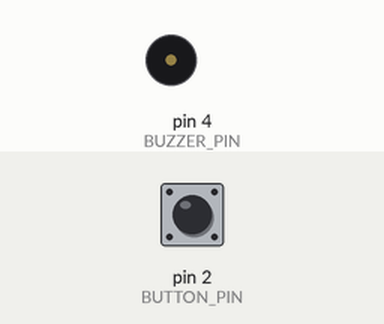
Recording of a sketch running on a simulated Arduino Uno, built with avr-gcc and run on an emulated ATmega328P. Shown: buzzer (waves = sounding, pin HIGH). The test bench sets the inputs (shaded band); at power-on: pin 2 (BUTTON_PIN) LOW.

Above: at 1.2 s.
1.3 s: pin 2 (BUTTON_PIN) pulled HIGH for 3.2 s
At 1.7 s:
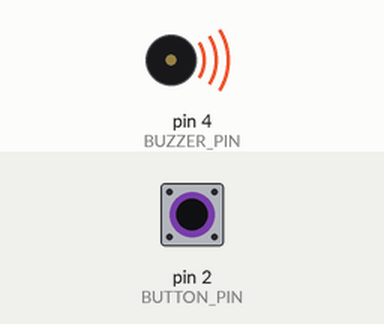
Timing chart, 0 to 6.3 s (numbered marks = the images above; inputs shaded):
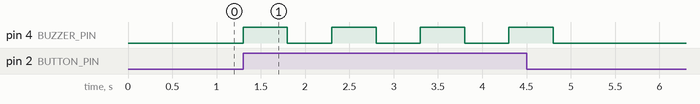

The sketch:

All_Project_in_one.ino
```cpp
#define BUTTON_PIN 2
#define BUZZER_PIN 4
int buttonState = 0;

void setup()
{
        //Set the digital pin modes
        pinMode(BUZZER_PIN, OUTPUT);
        pinMode(BUTTON_PIN, INPUT);
        pinMode(4,OUTPUT);
}

void loop()
{
        //Read the current state of the button
        buttonState = digitalRead(BUTTON_PIN);
        if (buttonState == HIGH)
        {
                //If the button is pressed, turn the buzzer on

                digitalWrite(BUZZER_PIN, HIGH);
                digitalWrite(4, HIGH);
                delay(500);
                digitalWrite(4, LOW);
                delay(500);

        }
        else
        {
                //If not, turn the buzzer off
                digitalWrite(BUZZER_PIN, LOW);
        }
}
```

Measured:
- after the input at 1.3 s, pin 4 (BUZZER_PIN): alternates HIGH for 0.50 s and LOW for 0.50 s, 8 changes in all, then stays LOW, starting at once
